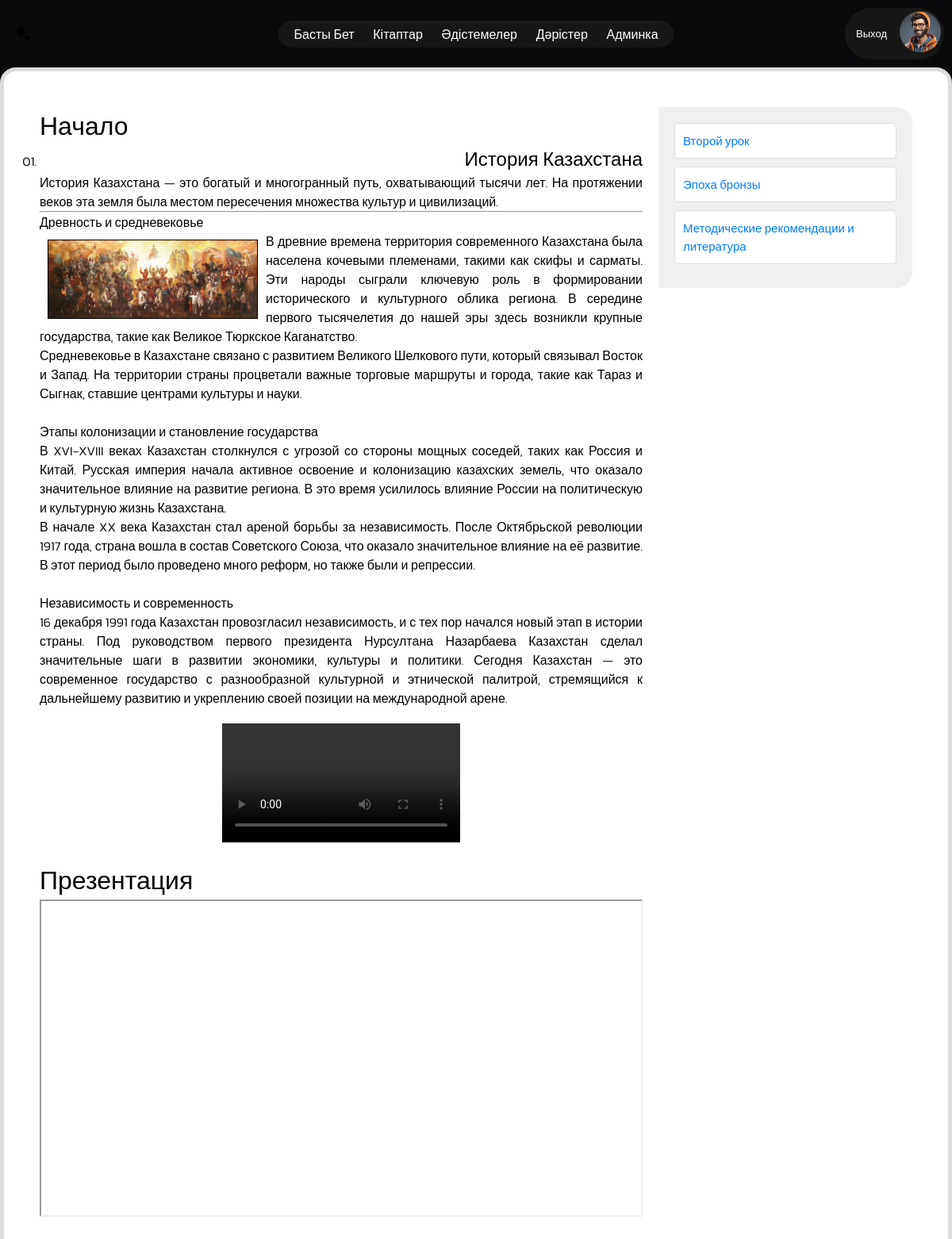
The app's page /lessons/1/ (signed in) with its own data.
### main/models.py (models this page shows, shortened)
class Lesson(models.Model):
    title = models.CharField("Название лекции:", max_length=200)
    topic = models.ForeignKey(Topic, on_delete=models.CASCADE, related_name='lessons')
    number = models.IntegerField("Номер лекции")
    short_description = RichTextUploadingField("Краткое описание:", blank=True)
    description = RichTextUploadingField("Полное описание:", blank=True)
    video = models.FileField("Видео:", upload_to='videos/', blank=True, null=True)
    photo = models.ImageField("Фото:", upload_to='photos/', blank=True, null=True)
    audio = models.FileField("Аудио:", upload_to='audio/', blank=True, null=True)
    url = models.URLField("Ссылка:", max_length=200, blank=True, null=True, editable=False)
    class Meta:
        unique_together = ['topic', 'number']
        ordering = ['number']

### main/views.py (the view)
# urls.py: path('lessons/<int:lesson_id>/', views.lesson_detail, name='lesson_detail'),
@login_required
def lesson_detail(request, lesson_id):
    lesson = get_object_or_404(Lesson, id=lesson_id)
    related_lessons = Lesson.objects.filter(topic=lesson.topic).exclude(id=lesson_id)
    print(f"Current Topic: {lesson.topic.name}")
    print(f"Related Lessons: {[lesson.title for lesson in related_lessons]}")
    return render(request, 'main/page/detail_lesson.html', {
        'lesson': lesson,
        'list': related_lessons
    })

### main/templates/main/page/detail_lesson.html (shortened to what this page needs)
{% extends 'base.html' %}
{% load static %}
{% block content %}
<link rel="stylesheet" href="{% static 'ckeditor/ckeditor.css' %}">
<link rel="stylesheet" type="text/css" href="{% static 'css/detail_lesson.css' %}">
<div class="lesson-main-container">
    <div class="lesson-content-container">
        <div class="lesson-center-content">
            <h1>{{ lesson.title }}</h1>
            <p class="black-text">
                {{ lesson.description|safe }}
            </p>
        </div>
        <div class="lesson-video-audio-section">
            <video controls>
                <source src="path/to/your-video.mp4" type="video/mp4">
            </video>
        </div>
        <br>
        <h1>Презентация</h1>
        <div class="lesson-presentation-section">
            <iframe src="{{ lesson.video }}" width="100%" height="400px">
                Ваш браузер не поддерживает просмотр PDF-файлов.
                <a href="{{ lesson.video }}">Скачайте презентацию</a> для просмотра.
            </iframe>
        </div>
    </div>
    <div class="lesson-side-container">
        <ul class="lesson-list">
            {% for i in list %}
                <li class="lesson-item">
                    <a href="{% url 'lesson_detail' i.id %}" class="lesson-link">{{ i.title }}</a>
                </li>
            {% endfor %}
        </ul>
    </div>
</div>
{% endblock %}

### main/templates/base.html (shortened to what this page needs)
{% load static %}
<!DOCTYPE html>
<html lang="en">
<head>
    <link rel="stylesheet" href="https://cdnjs.cloudflare.com/ajax/libs/remixicon/4.2.0/remixicon.min.css">
    <link href='https://unpkg.com/boxicons@2.1.4/css/boxicons.min.css' rel='stylesheet'>
        <link rel="stylesheet" href="{% static 'css/style.css' %}">
</head>
<body>
    <nav id="free-trial">
        <div class="logo">
            <i class="ri-bard-fill"></i>
        </div>
        <div class="nav-links">
            <a href="{% url 'topic_list' %}">Басты Бет</a>
            <a href="{% url 'books' %}">Кітаптар</a>
            <a href="{% url 'metod' %}">Әдістемелер</a>
            <a href="{% url 'lesson_list_by_topic' topic_id=1 %}">Дәрістер</a>
            {% if user.is_superuser %}
                <a href="{% url 'admin:index' %}">Админка</a>
            {% endif %}
        </div>
        <div class="login">
            {% if user.is_authenticated %}
                <a href="{% url 'logout' %}">Выход</a>
            {% else %}
                <a href="{% url 'login' %}">Войти</a>
                <a href="{% url 'register' %}">Регистрация</a>
            {% endif %}
            <a href="{% url 'profile' %}"><img src="{% static 'img/login.JPG' %}"></a>
        </div>
    </nav>
    {% block content %}
    {% endblock %}
</body>
</html>

### static/css/style.css (style rules this page uses)
* { margin: 0; padding: 0; outline: none; box-sizing: border-box; font-family: "Kanit", sans-serif; font-weight: 300; }
html { scroll-behavior: smooth; }
a { text-decoration: none; }
p { color: black; }
img { object-fit: cover; }
body { background: #09090c; }
nav, footer { display: flex; align-items: center; justify-content: space-between; padding: 10px; gap: 2px; }
nav .logo i { background: #09090c; padding: 8px; font-size: 20px; border-radius: 50%; }
nav .nav-links, footer .copyright { position: fixed; left: 50%; transform: translateX(-50%); align-items: center; justify-content: center; padding: 5px 10px; background: #171717; gap: 30px; border-radius: 30px; }
nav .nav-links a { color: #fff; transition: all 0.3s ease; top: 0; width: 100%; padding: 10px; justify-content: space-around; }
nav .login { display: flex; align-items: center; gap: 16px; background: #171717; padding: 4px 4px 4px 14px; border-radius: 50px; }
nav .login img { width: 52px; height: 52px; border-radius: 50%; }
nav .login a { font-size: 13px; color: #fff; }
h1 { -webkit-user-select: none; -moz-user-select: none; -ms-user-select: none; user-select: none; }

### static/css/detail_lesson.css (style rules this page uses)
.lesson-main-container { display: flex; justify-content: space-between; align-items: flex-start; padding: 45px; border: 5px solid #ddd; border-radius: 20px; background-color: #fff; }
.lesson-content-container { flex: 3; max-width: calc(100% - 340px); margin-right: 20px; display: flex; flex-direction: column; }
.lesson-center-content { margin-bottom: 20px; }
.lesson-video-audio-section { display: flex; justify-content: center; width: 100%; }
video { max-width: 100%; height: auto; }
.lesson-side-container { flex: 1; width: 300px; background-color: #f0f0f0; padding: 20px; box-sizing: border-box; border-radius: 0 20px 20px 0; }
.lesson-list { list-style-type: none; padding: 0; margin: 0; }
.lesson-item { margin-bottom: 10px; }
.lesson-link { display: block; padding: 10px; text-decoration: none; color: #007bff; font-size: 15px; border: 1px solid #ddd; border-radius: 5px; background-color: #fff; transition: background-color 0.3s, color 0.3s; }

### records on screen
Lesson: title "Начало", description "История Казахстана История Казахстана — это богатый и многогранный путь, охватывающий тысячи лет. На протяжении веков эта земля была местом пересечения множества культур и цивилизаций. Древность и средневековье В древние времена т ерритория современного Казахстана была населена кочевыми племенами, такими как скифы и сарматы. Эти народы сыграли ключевую роль в формировании исторического и культурного облика региона. В середине первого тысячелетия до нашей эры здесь возникли крупные государства, такие как Великое Тюркское Каганатство. Средневековье в Казахстане связано с развитием Великого Шелкового пути, который связывал Восток и Запад. На территории страны процветали важные торговые…", description (picture)
Lesson: title "Второй урок"
Lesson: title "Эпоха бронзы"
Lesson: title "Методические рекомендации и литература"
